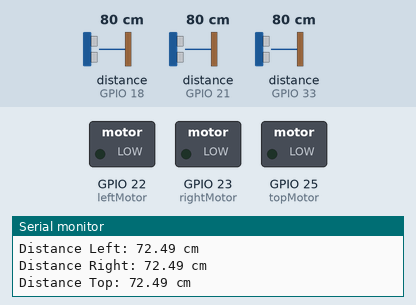
Bench run of a sketch on a simulated ESP32. Parts: switched loads named in the sketch (green lamp = pin HIGH), the last lines printed to the serial monitor. Wiring (inferred from the names in the program): 3 × ultrasonic range finder: trigger GPIO 5, echo GPIO 18 / trigger GPIO 19, echo GPIO 21 / trigger GPIO 32, echo GPIO 33. Dashed ring = blinking. The test bench sets the inputs (shaded band); at power-on: distance to the obstacle (sensors on GPIO 21, GPIO 18, GPIO 33) 80 cm. The echo pulse lasts 58.3 µs per cm; pins used as bus, display or sensor lines are not drawn.

Above: at 1.2 s.
1.3 s: distance to the obstacle (sensor on GPIO 21) set to 18 cm
At 1.77 s:
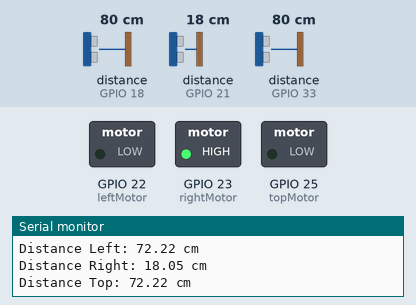
4.3 s: distance to the obstacle (sensor on GPIO 18) set to 2 cm
At 4.55 s:
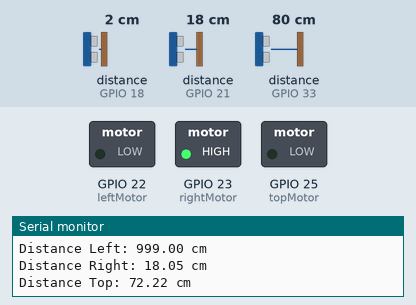
7.3 s: distance to the obstacle (sensor on GPIO 33) set to 2 cm
At 8.16 s:
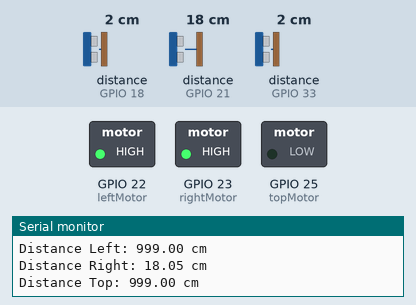
At 9.16 s:
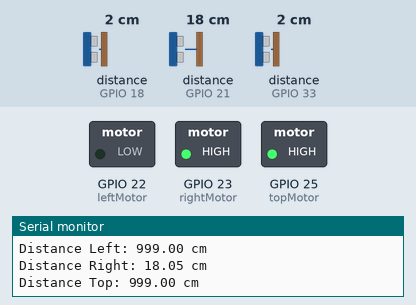
10.3 s: distance to the obstacle (sensor on GPIO 18) set to 18 cm
13.3 s: distance to the obstacle (sensor on GPIO 21) set to 4 cm
16.3 s: distance to the obstacle (sensor on GPIO 21) set to 2 cm
Timing chart, 0 to 20.3 s (numbered marks = the images above; inputs shaded):
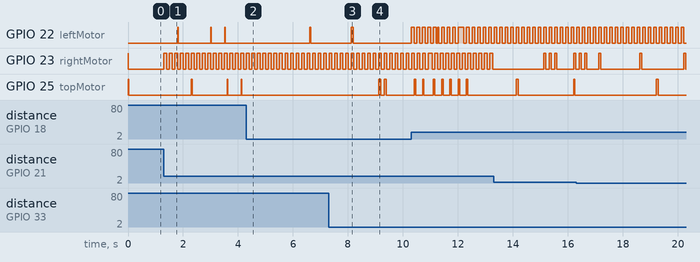

Measured:
- after the input at 1.3 s, GPIO 23 (rightMotor): alternates HIGH for 0.10 s and LOW for 0.10 s, starting at once
- after the input at 4.3 s, GPIO 25 (topMotor): stops changing and stays LOW
- after the input at 7.3 s, GPIO 25 (topMotor): alternates HIGH for 0.08 s and LOW for 0.12 s, 4 changes in all, then stays LOW, starting after 1.8 s
- by itself, GPIO 22 (leftMotor): alternates HIGH for 0.10 s and LOW for 0.10 s

The sketch:

obstacle_detection_test.ino
```cpp
// Ultrassonic Sensors
const int TRIG_Left = 5;
const int ECHO_Left = 18;

const int TRIG_Right = 19;
const int ECHO_Right = 21;

const int TRIG_Top = 32;
const int ECHO_Top = 33;


// Motor
const int rightMotor = 23;
const int leftMotor = 22;
const int topMotor = 25;


// Distance thresholds (cm)
const int FAR_DISTANCE = 70;
const int MEDIUM_DISTANCE = 30;
const int CLOSE_DISTANCE = 10;


// Vibration timing (ms)
const int SLOW_VIBRATION = 500;
const int FAST_VIBRATION = 100;


// Motor timing
unsigned long previousMillis_Left = 0;
unsigned long previousMillis_Right = 0;
unsigned long previousMillis_Top = 0;


bool motorState_Left = LOW;
bool motorState_Right = LOW;
bool motorState_Top = LOW;


// Ultrasonic sensor timing
unsigned long sensorTimer = 0;
unsigned long echoStart = 0;

const unsigned long ECHO_TIMEOUT = 30000;
const unsigned long SENSOR_GAP = 3000;


// Sensor states
const int SENSOR_LEFT = 0;
const int SENSOR_RIGHT = 1;
const int SENSOR_TOP = 2;

const int WAITING_FOR_TRIGGER = 0;
const int WAITING_FOR_ECHO_START = 1;
const int WAITING_FOR_ECHO_END = 2;
const int WAITING_FOR_NEXT_SENSOR = 3;

int currentSensor = SENSOR_LEFT;
int sensorState = WAITING_FOR_TRIGGER;

float distance_Left = 0;
float distance_Right = 0;
float distance_Top = 0;


// C++ code
//
void setup() {
  Serial.begin(115200);

  pinMode(TRIG_Left, OUTPUT);
  pinMode(TRIG_Right, OUTPUT);
  pinMode(TRIG_Top, OUTPUT);

  pinMode(ECHO_Left, INPUT);
  pinMode(ECHO_Right, INPUT);
  pinMode(ECHO_Top, INPUT);

  pinMode(rightMotor, OUTPUT);
  pinMode(leftMotor, OUTPUT);
  pinMode(topMotor, OUTPUT);

  digitalWrite(TRIG_Left, LOW);
  digitalWrite(TRIG_Right, LOW);
  digitalWrite(TRIG_Top, LOW);
}


void loop() {

  unsigned long currentMillis = millis();
  unsigned long currentMicros = micros();


  // Ultrasonic sensors

  if (sensorState == WAITING_FOR_TRIGGER) {

    if (currentSensor == SENSOR_LEFT) {
      digitalWrite(TRIG_Left, HIGH);
      delayMicroseconds(10);
      digitalWrite(TRIG_Left, LOW);
    }

    else if (currentSensor == SENSOR_RIGHT) {
      digitalWrite(TRIG_Right, HIGH);
      delayMicroseconds(10);
      digitalWrite(TRIG_Right, LOW);
    }

    else if (currentSensor == SENSOR_TOP) {
      digitalWrite(TRIG_Top, HIGH);
      delayMicroseconds(10);
      digitalWrite(TRIG_Top, LOW);
    }

    sensorTimer = currentMicros;
    sensorState = WAITING_FOR_ECHO_START;
  }


  else if (sensorState == WAITING_FOR_ECHO_START) {

    int echoPin;

    if (currentSensor == SENSOR_LEFT) {
      echoPin = ECHO_Left;
    }

    else if (currentSensor == SENSOR_RIGHT) {
      echoPin = ECHO_Right;
    }

    else {
      echoPin = ECHO_Top;
    }


    if (digitalRead(echoPin) == HIGH) {
      echoStart = currentMicros;
      sensorState = WAITING_FOR_ECHO_END;
    }

    else if (currentMicros - sensorTimer >= ECHO_TIMEOUT) {

      if (currentSensor == SENSOR_LEFT) {
        distance_Left = 999;
      }

      else if (currentSensor == SENSOR_RIGHT) {
        distance_Right = 999;
      }

      else {
        distance_Top = 999;
      }

      sensorTimer = currentMicros;
      sensorState = WAITING_FOR_NEXT_SENSOR;
    }
  }


  else if (sensorState == WAITING_FOR_ECHO_END) {

    int echoPin;

    if (currentSensor == SENSOR_LEFT) {
      echoPin = ECHO_Left;
    }

    else if (currentSensor == SENSOR_RIGHT) {
      echoPin = ECHO_Right;
    }

    else {
      echoPin = ECHO_Top;
    }


    if (digitalRead(echoPin) == LOW) {

      unsigned long echoDuration = currentMicros - echoStart;

      float distance = echoDuration * 0.034 / 2;


      if (currentSensor == SENSOR_LEFT) {
        distance_Left = distance;
      }

      else if (currentSensor == SENSOR_RIGHT) {
        distance_Right = distance;
      }

      else {
        distance_Top = distance;
      }


      sensorTimer = currentMicros;
      sensorState = WAITING_FOR_NEXT_SENSOR;
    }

    else if (currentMicros - echoStart >= ECHO_TIMEOUT) {

      if (currentSensor == SENSOR_LEFT) {
        distance_Left = 999;
      }

      else if (currentSensor == SENSOR_RIGHT) {
        distance_Right = 999;
      }

      else {
        distance_Top = 999;
      }

      sensorTimer = currentMicros;
      sensorState = WAITING_FOR_NEXT_SENSOR;
    }
  }


  else if (sensorState == WAITING_FOR_NEXT_SENSOR) {

    if (currentMicros - sensorTimer >= SENSOR_GAP) {

      if (currentSensor == SENSOR_LEFT) {
        currentSensor = SENSOR_RIGHT;
      }

      else if (currentSensor == SENSOR_RIGHT) {
        currentSensor = SENSOR_TOP;
      }

      else {
        currentSensor = SENSOR_LEFT;
      }

      sensorState = WAITING_FOR_TRIGGER;
    }
  }


  // Print distances

  static unsigned long previousSerialMillis = 0;

  if (currentMillis - previousSerialMillis >= 300) {

    previousSerialMillis = currentMillis;

    Serial.print("Distance Left: ");
    Serial.print(distance_Left);
    Serial.println(" cm");

    Serial.print("Distance Right: ");
    Serial.print(distance_Right);
    Serial.println(" cm");

    Serial.print("Distance Top: ");
    Serial.print(distance_Top);
    Serial.println(" cm");

    Serial.println();
  }


  // Left Side

  if (distance_Left > FAR_DISTANCE) {
    digitalWrite(leftMotor, LOW);
    motorState_Left = LOW;
  }

  else if (distance_Left > MEDIUM_DISTANCE) {

    if (currentMillis - previousMillis_Left >= SLOW_VIBRATION) {
      previousMillis_Left = currentMillis;

      if (motorState_Left == LOW) {
        motorState_Left = HIGH;
      }

      else {
        motorState_Left = LOW;
      }

      digitalWrite(leftMotor, motorState_Left);
    }
  }

  else if (distance_Left > CLOSE_DISTANCE) {

    if (currentMillis - previousMillis_Left >= FAST_VIBRATION) {
      previousMillis_Left = currentMillis;

      if (motorState_Left == LOW) {
        motorState_Left = HIGH;
      }

      else {
        motorState_Left = LOW;
      }

      digitalWrite(leftMotor, motorState_Left);
    }
  }

  else {
    digitalWrite(leftMotor, HIGH);
    motorState_Left = HIGH;
  }


  // Right Side

  if (distance_Right > FAR_DISTANCE) {
    digitalWrite(rightMotor, LOW);
    motorState_Right = LOW;
  }

  else if (distance_Right > MEDIUM_DISTANCE) {

    if (currentMillis - previousMillis_Right >= SLOW_VIBRATION) {
      previousMillis_Right = currentMillis;

      if (motorState_Right == LOW) {
        motorState_Right = HIGH;
      }

      else {
        motorState_Right = LOW;
      }

      digitalWrite(rightMotor, motorState_Right);
    }
  }

  else if (distance_Right > CLOSE_DISTANCE) {

    if (currentMillis - previousMillis_Right >= FAST_VIBRATION) {
      previousMillis_Right = currentMillis;

      if (motorState_Right == LOW) {
        motorState_Right = HIGH;
      }

      else {
        motorState_Right = LOW;
      }

      digitalWrite(rightMotor, motorState_Right);
    }
  }

  else {
    digitalWrite(rightMotor, HIGH);
    motorState_Right = HIGH;
  }


  // Top Side

  if (distance_Top > FAR_DISTANCE) {
    digitalWrite(topMotor, LOW);
    motorState_Top = LOW;
  }

  else if (distance_Top > MEDIUM_DISTANCE) {

    if (currentMillis - previousMillis_Top >= SLOW_VIBRATION) {
      previousMillis_Top = currentMillis;

      if (motorState_Top == LOW) {
        motorState_Top = HIGH;
      }

      else {
        motorState_Top = LOW;
      }

      digitalWrite(topMotor, motorState_Top);
    }
  }

  else if (distance_Top > CLOSE_DISTANCE) {

    if (currentMillis - previousMillis_Top >= FAST_VIBRATION) {
      previousMillis_Top = currentMillis;

      if (motorState_Top == LOW) {
        motorState_Top = HIGH;
      }

      else {
        motorState_Top = LOW;
      }

      digitalWrite(topMotor, motorState_Top);
    }
  }

  else {
    digitalWrite(topMotor, HIGH);
    motorState_Top = HIGH;
  }
}
```
